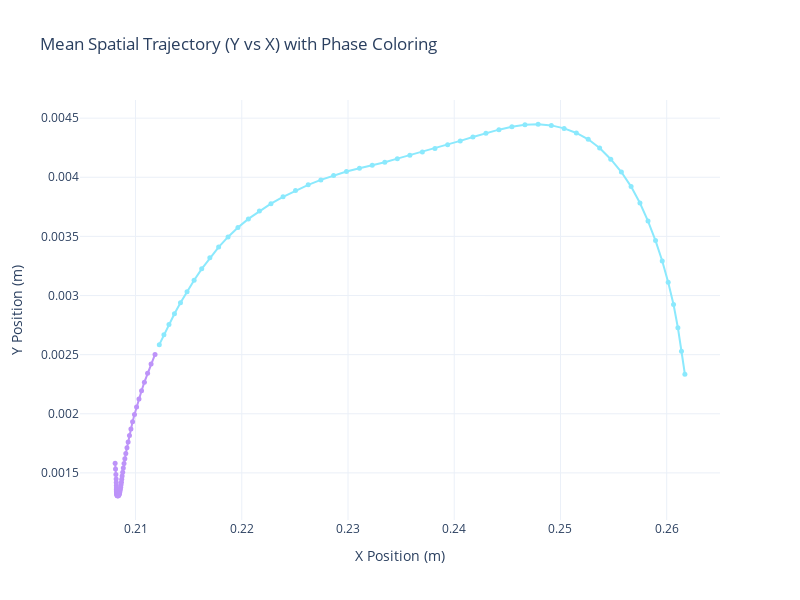

The cell this chart's notebook holds for it:
### Code cell
# time is nornmalized by step
fig = plot_mean_spatial_trajectory(segmented_hindsteps) 

fig.write_image(os.path.join('/home/filthyweeb/Downloads', 'xy'), format='svg')
